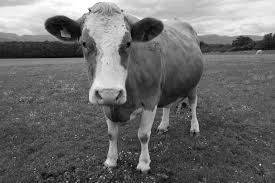
#> input picture cow2.jpg, 275 x 183 px, given in place of cow1.jpg, which was not available
$ python image_arithmetics_and_logic.py
#> lines starting #> are read from the running program, lines starting #| are printed output that depends on the picture; after the words box and inside, x2 and y2 are one past the last pixel; in counts of white or black regions, pixels touching at a corner belong together; pictures that were not available may be replaced by others from this repository, and a replacement may not be noted
import cv2
import numpy as np

# img1 = cv2.imread('D:\git\Python\Machine_Leaning\cow1.jpg')
# img2 = cv2.imread('D:\git\Python\Machine_Leaning\Image_analysis\cow2.jpg')
#
# #add = cv2.add(img1, img2) #(155, 211, 79)+(50, 170, 200) = (205, 381, 279) is translated to (205, 255, 255)
# #add = cv2.add(img1, img2)
# weighted = cv2.addWeighted(img1, 0.6, img2, 0.4, 0)
#
# cv2.imshow('weighted', weighted)
# #cv2.imshow('add', add)
# cv2.waitKey(0)
# cv2.destroyAllWindows()

img1 = cv2.imread('D:\git\Python\Machine_Leaning\cow1.jpg')
#> img1 is the input picture: shape (183, 275, 3); min 0, max 255, mean 106.4
img2 = cv2.imread('D:\git\Python\Machine_Leaning\Image_analysis\cow2.jpg')

rows, cols, channels = img2.shape
#> rows = 183; cols = 275; channels = 3
roi = img1[0:rows, 0:cols]

img2gray = cv2.cvtColor(img2, cv2.COLOR_BGR2GRAY)
ret, mask = cv2.threshold(img2gray, 220, 255, cv2.THRESH_BINARY_INV)
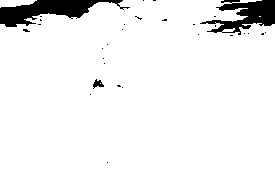
#> mask: shape (183, 275); 94% white; 30 black regions (27 under 20 px), largest, box (x1, y1, x2, y2) and area: (0, 0, 130, 27) 1589, (200, 0, 275, 35) 1272, (93, 79, 104, 89) 58

mask_inv = cv2.bitwise_not(mask)

img1_bg = cv2.bitwise_and(roi, roi, mask=mask_inv)
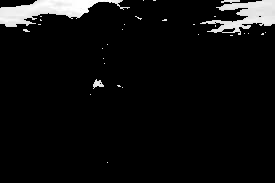
#> img1_bg: shape (183, 275, 3); min 0, max 255, mean 14
img2_fg = cv2.bitwise_and(img2, img2, mask=mask)
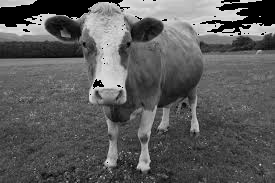
#> img2_fg: shape (183, 275, 3); min 0, max 220, mean 92.4

dst = cv2.add(img1_bg, img2_fg)
img1[0:rows, 0:cols] = dst

cv2.imshow('res', img1)
cv2.imshow('mask_inv', mask_inv)
cv2.imshow('img1_bg', img1_bg)
cv2.imshow('img2_fg', img2_fg)
cv2.imshow('dst', dst)

cv2.waitKey(0)
cv2.destroyAllWindows()
